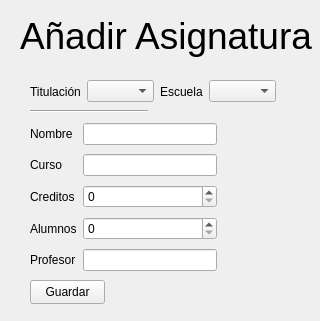
<?xml version="1.0" encoding="UTF-8"?>
<ui version="4.0">
 <class>addSubject</class>
 <widget class="QWidget" name="addSubject">
  <property name="geometry">
   <rect>
    <x>0</x>
    <y>0</y>
    <width>320</width>
    <height>321</height>
   </rect>
  </property>
  <property name="windowTitle">
   <string>AñadirAsignatura</string>
  </property>
  <widget class="QLabel" name="Title">
   <property name="geometry">
    <rect>
     <x>20</x>
     <y>10</y>
     <width>311</width>
     <height>51</height>
    </rect>
   </property>
   <property name="font">
    <font>
     <pointsize>28</pointsize>
    </font>
   </property>
   <property name="text">
    <string>Añadir Asignatura</string>
   </property>
  </widget>
  <widget class="Line" name="line">
   <property name="geometry">
    <rect>
     <x>30</x>
     <y>110</y>
     <width>118</width>
     <height>3</height>
    </rect>
   </property>
   <property name="orientation">
    <enum>Qt::Orientation::Horizontal</enum>
   </property>
  </widget>
  <widget class="QPushButton" name="guardar">
   <property name="geometry">
    <rect>
     <x>30</x>
     <y>280</y>
     <width>75</width>
     <height>24</height>
    </rect>
   </property>
   <property name="text">
    <string>Guardar</string>
   </property>
  </widget>
  <widget class="QWidget" name="layoutWidget">
   <property name="geometry">
    <rect>
     <x>30</x>
     <y>80</y>
     <width>247</width>
     <height>23</height>
    </rect>
   </property>
   <layout class="QHBoxLayout" name="horizontalLayout">
    <item>
     <widget class="QLabel" name="titulacion">
      <property name="text">
       <string>Titulación</string>
      </property>
     </widget>
    </item>
    <item>
     <widget class="QComboBox" name="titulacionText"/>
    </item>
    <item>
     <widget class="QLabel" name="escuela">
      <property name="text">
       <string>Escuela</string>
      </property>
     </widget>
    </item>
    <item>
     <widget class="QComboBox" name="escuelaText"/>
    </item>
   </layout>
  </widget>
  <widget class="QWidget" name="layoutWidget">
   <property name="geometry">
    <rect>
     <x>30</x>
     <y>120</y>
     <width>187</width>
     <height>157</height>
    </rect>
   </property>
   <layout class="QGridLayout" name="gridLayout">
    <item row="0" column="0">
     <widget class="QLabel" name="asignatura">
      <property name="text">
       <string>Nombre</string>
      </property>
     </widget>
    </item>
    <item row="2" column="2">
     <widget class="QLineEdit" name="lineEdit"/>
    </item>
    <item row="5" column="0">
     <widget class="QLabel" name="profesor">
      <property name="text">
       <string>Profesor</string>
      </property>
     </widget>
    </item>
    <item row="0" column="2">
     <widget class="QLineEdit" name="asignaturaTExt"/>
    </item>
    <item row="5" column="2">
     <widget class="QLineEdit" name="profesorText"/>
    </item>
    <item row="3" column="2">
     <widget class="QSpinBox" name="creditosText"/>
    </item>
    <item row="4" column="0">
     <widget class="QLabel" name="alumnos">
      <property name="text">
       <string>Alumnos</string>
      </property>
     </widget>
    </item>
    <item row="3" column="0">
     <widget class="QLabel" name="creditos">
      <property name="text">
       <string>Creditos</string>
      </property>
     </widget>
    </item>
    <item row="4" column="2">
     <widget class="QSpinBox" name="alumnosText"/>
    </item>
    <item row="2" column="0">
     <widget class="QLabel" name="label">
      <property name="text">
       <string>Curso</string>
      </property>
     </widget>
    </item>
   </layout>
  </widget>
 </widget>
 <resources/>
 <connections/>
</ui>
